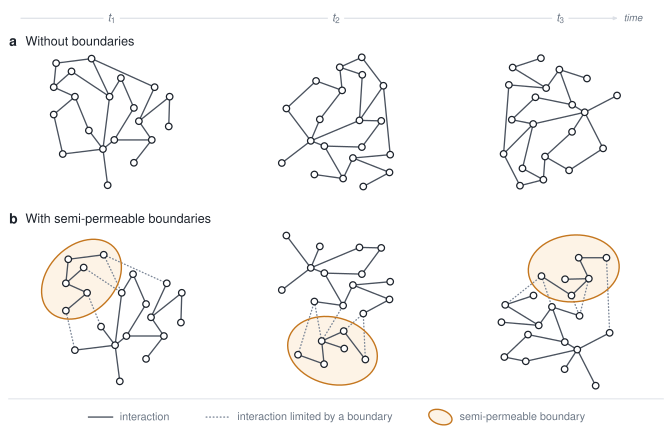

This figure's Python source:
import json, math
import matplotlib
matplotlib.use('Agg')
import matplotlib.pyplot as plt
from matplotlib.patches import Circle, Ellipse
from matplotlib.lines import Line2D

# Regenerates assets/figures/boundaries_fixation.{pdf,svg} from the node/edge
# geometry extracted out of the original Google Slides sketches
# ("sketch 1.svg", "sketch 2.svg") into panels.json / ellipses.json.
#   python3 boundaries_fixation.py
import os
SP = os.path.dirname(os.path.abspath(__file__))
plt.rcParams.update({
    'font.family': 'sans-serif',
    'font.sans-serif': ['Helvetica', 'Arial', 'DejaVu Sans'],
    'mathtext.fontset': 'custom',
    'mathtext.rm': 'Helvetica', 'mathtext.it': 'Helvetica:italic',
    'pdf.fonttype': 42, 'ps.fonttype': 42, 'svg.fonttype': 'none',
})

INK       = '#1C222B'
EDGE      = '#4A525E'
GATED     = '#7B8697'
ACCENT    = '#C4761E'
ACCENT_FL = '#FDF3E6'
MUTED     = '#6B7684'
RULE      = '#DCE0E6'

data = json.load(open(f'{SP}/panels.json'))
ells = json.load(open(f'{SP}/ellipses.json'))
for i, p in enumerate(data['b']):
    p['ell'] = ells[i]
for p in data['a']:
    p['ell'] = None

# ---------- jostling ------------------------------------------------------
# The three b-panels are the same network re-drawn after some jostling.  In the
# sketches the larger component (the parts outside the boundary) sat at 0 deg at
# t1, -60 deg at t2 and back at 0 deg at t3, so t1 and t3 read as static.  Turn
# the whole t3 panel -- nodes and boundary together -- so every step differs.
EXTRA_B_ROT = [0.0, 0.0, -110.0]      # deg, applied to row b panels as a whole

# Row b's panels are the same network re-drawn after some jostling.  Measure
# how far the *larger* component -- the parts lying outside the semi-permeable
# boundary -- has turned between b-panels, and turn row a's network by the same
# angle, so both rows depict the same underlying jostle.

def _outside(panel, el):
    """Nodes of `panel` that fall outside its boundary ellipse."""
    th = math.radians(el['angle'])
    out = []
    for x, y in panel['nodes']:
        dx, dy = x - el['cx'], y - el['cy']
        u = dx * math.cos(th) + dy * math.sin(th)
        v = -dx * math.sin(th) + dy * math.cos(th)
        if (u / el['a']) ** 2 + (v / el['b']) ** 2 > 1.0:
            out.append((x, y))
    return out

def _centre(pts):
    return (sum(p[0] for p in pts) / len(pts), sum(p[1] for p in pts) / len(pts))

def _rotate(pts, deg, about):
    t = math.radians(deg); c, s_ = math.cos(t), math.sin(t)
    ox, oy = about
    return [(ox + (x - ox) * c - (y - oy) * s_,
             oy + (x - ox) * s_ + (y - oy) * c) for x, y in pts]

def _rotation_between(src, ref, step=0.25):
    """Rigid rotation (deg) carrying point set `src` onto `ref`, centroids aligned.

    Note the direction: to turn row a by the same amount row b turned, we ask
    for the rotation carrying the t1 reference ONTO panel i, not the inverse.
    """
    sc, rc = _centre(src), _centre(ref)
    S = [(x - sc[0], y - sc[1]) for x, y in src]
    R = [(x - rc[0], y - rc[1]) for x, y in ref]
    best = (0.0, float('inf'))
    d = 0.0
    while d < 360.0:
        Sr = _rotate(S, d, (0.0, 0.0))
        cost = (sum(min(math.dist(a, b) for b in R) for a in Sr) / len(Sr)
                + sum(min(math.dist(b, a) for a in Sr) for b in R) / len(R))
        if cost < best[1]:
            best = (d, cost)
        d += step
    return best

for i, extra in enumerate(EXTRA_B_ROT):
    if not extra:
        continue
    pan = data['b'][i]
    piv = _centre(pan['nodes'])
    pan['nodes'] = _rotate(pan['nodes'], extra, piv)
    el = pan['ell']
    (el['cx'], el['cy']) = _rotate([(el['cx'], el['cy'])], extra, piv)[0]
    el['angle'] += extra

# row a inherits the rotation of row b's larger (outside-the-boundary) component
_ref = _outside(data['b'][0], data['b'][0]['ell'])
JOSTLE = []
for i in range(3):
    deg, resid = _rotation_between(_ref, _outside(data['b'][i], data['b'][i]['ell']))
    deg = (deg + 180.0) % 360.0 - 180.0          # to (-180, 180]
    JOSTLE.append(deg)
    print(f'  row b panel {i + 1}: outside component rotated {deg:+7.2f} deg '
          f'(residual {resid:.3f} src units)')

# row a is one network, re-drawn at each time under the same jostle
_base = data['a'][0]
_pivot = _centre(_base['nodes'])
data['a'] = [{'nodes': _rotate(_base['nodes'], deg, _pivot),
              'edges': _base['edges'], 'ell': None} for deg in JOSTLE]

# ---------- true extents (rotated ellipse included) ----------------------
def extent(panel):
    xs = [p[0] for p in panel['nodes']]; ys = [p[1] for p in panel['nodes']]
    el = panel['ell']
    if el:
        th = math.radians(el['angle']); a, b = el['a'], el['b']
        hx = math.hypot(a * math.cos(th), b * math.sin(th))
        hy = math.hypot(a * math.sin(th), b * math.cos(th))
        xs += [el['cx'] - hx, el['cx'] + hx]; ys += [el['cy'] - hy, el['cy'] + hy]
    return min(xs), max(xs), min(ys), max(ys)

BOX = {k: [extent(p) for p in data[k]] for k in ('a', 'b')}
BBW = max(e[1] - e[0] for k in BOX for e in BOX[k])
BBH = {k: max(e[3] - e[2] for e in BOX[k]) for k in BOX}

# ---------------- geometry (inches) --------------------------------------
FIG_W = 7.0
M_L = M_R = 0.09
GAP   = 0.19
COL_W = (FIG_W - M_L - M_R - 2 * GAP) / 3

NODE_R_SRC = 6.5                              # source-unit node radius (for margin)
PAD   = 0.05
GRAPH_SCALE = 0.75                            # draw the networks at this fraction
                                              # of the size the column allows
SCALE = min((COL_W - 2 * PAD) / (BBW + 2 * NODE_R_SRC), 0.0095) * GRAPH_SCALE
PANEL_H = {k: (BBH[k] + 2 * NODE_R_SRC) * SCALE for k in BBH}

H_TIME, H_HEAD, H_ROWGAP, H_LEG = 0.26, 0.26, 0.17, 0.38
M_T, M_B = 0.04, 0.03
FIG_H = (M_T + H_TIME + 2 * H_HEAD + PANEL_H['a'] + PANEL_H['b']
         + H_ROWGAP + H_LEG + M_B)

fig = plt.figure(figsize=(FIG_W, FIG_H))
ax = fig.add_axes([0, 0, 1, 1]); ax.set_xlim(0, FIG_W); ax.set_ylim(0, FIG_H)
ax.set_aspect('equal'); ax.axis('off')

col_x = [M_L + i * (COL_W + GAP) for i in range(3)]
y = FIG_H - M_T

# ---------------- time ruler ---------------------------------------------
ty = y - 0.15
x0 = col_x[0] + COL_W * 0.06
x1 = col_x[2] + COL_W * 0.78
ax.annotate('', xy=(x1, ty), xytext=(x0, ty),
            arrowprops=dict(arrowstyle='-|>,head_width=0.10,head_length=0.24',
                            color=RULE, lw=0.9, shrinkA=0, shrinkB=0))
for i, lab in enumerate(['$t_1$', '$t_2$', '$t_3$']):
    ax.text(col_x[i] + COL_W / 2, ty, lab, ha='center', va='center',
            fontsize=8.6, color=MUTED,
            bbox=dict(boxstyle='square,pad=0.36', fc='white', ec='none'), zorder=5)
ax.text(x1 + 0.06, ty, 'time', ha='left', va='center', fontsize=7.4,
        color=MUTED, style='italic')
y -= H_TIME

# ---------------- panels --------------------------------------------------
R_NODE = NODE_R_SRC * SCALE * 0.92

def draw_panel(panel, box, cx0, cy_top, ph):
    mnx, mxx, mny, mxy = box
    ox = cx0 + COL_W / 2 - (mnx + mxx) / 2 * SCALE
    oy = cy_top - ph / 2 + (mny + mxy) / 2 * SCALE
    T = lambda x, yy: (ox + x * SCALE, oy - yy * SCALE)

    el = panel['ell']
    if el:
        w, h = 2 * el['a'] * SCALE, 2 * el['b'] * SCALE
        c = T(el['cx'], el['cy'])
        ax.add_patch(Ellipse(c, w, h, angle=-el['angle'],
                             facecolor=ACCENT_FL, edgecolor='none', zorder=1))
        ax.add_patch(Ellipse(c, w, h, angle=-el['angle'],
                             facecolor='none', edgecolor=ACCENT, lw=1.05, zorder=4))
    ns = panel['nodes']
    for a, b, dashed in panel['edges']:
        p, q = T(*ns[a]), T(*ns[b])
        kw = dict(color=GATED, lw=1.0, ls=(0, (0.5, 1.95)), dash_capstyle='round',
                  zorder=3) if dashed else dict(color=EDGE, lw=1.0,
                                                solid_capstyle='round', zorder=2)
        ax.add_line(Line2D([p[0], q[0]], [p[1], q[1]], **kw))
    for n in ns:
        ax.add_patch(Circle(T(*n), R_NODE, facecolor='white', edgecolor=INK,
                            lw=0.95, zorder=6))

def draw_row(key, letter, title, y_top):
    ax.text(M_L + 0.005, y_top - 0.135, letter, ha='left', va='center',
            fontsize=10.5, fontweight='bold', color=INK)
    ax.text(M_L + 0.175, y_top - 0.135, title, ha='left', va='center',
            fontsize=9.5, color=INK)
    yp = y_top - H_HEAD
    for i in range(3):
        draw_panel(data[key][i], BOX[key][i], col_x[i], yp, PANEL_H[key])
    return yp - PANEL_H[key]

y = draw_row('a', 'a', 'Without boundaries', y)
y -= H_ROWGAP
y = draw_row('b', 'b', 'With semi-permeable boundaries', y)

# ---------------- legend --------------------------------------------------
ax.add_line(Line2D([M_L, FIG_W - M_R], [y - 0.10, y - 0.10], color=RULE, lw=0.7))
ly = y - 0.10 - H_LEG * 0.50

items = [('solid', 'interaction'),
         ('dotted', 'interaction limited by a boundary'),
         ('ell', 'semi-permeable boundary')]
FS, KEY_W, TXT_GAP, ITEM_GAP = 8.1, 0.25, 0.075, 0.38
rend = fig.canvas.get_renderer()
def tw(s):
    t = ax.text(0, 0, s, fontsize=FS); w = t.get_window_extent(rend).width / fig.dpi
    t.remove(); return w

total = sum(KEY_W + TXT_GAP + tw(l) for _, l in items) + ITEM_GAP * (len(items) - 1)
x = (FIG_W - total) / 2
for kind, lbl in items:
    if kind == 'solid':
        ax.add_line(Line2D([x, x + KEY_W], [ly, ly], color=EDGE, lw=1.0))
    elif kind == 'dotted':
        ax.add_line(Line2D([x, x + KEY_W], [ly, ly], color=GATED, lw=1.0,
                           ls=(0, (0.55, 2.1)), dash_capstyle='round'))
    else:
        ax.add_patch(Ellipse((x + KEY_W / 2, ly), KEY_W, KEY_W * 0.60, angle=-18,
                             facecolor=ACCENT_FL, edgecolor=ACCENT, lw=1.05))
    ax.text(x + KEY_W + TXT_GAP, ly, lbl, ha='left', va='center',
            fontsize=FS, color=MUTED)
    x += KEY_W + TXT_GAP + tw(lbl) + ITEM_GAP

out = os.path.join(SP, 'boundaries_fixation')
fig.savefig(out + '.pdf')
fig.savefig(out + '.svg')
print('fig', FIG_W, round(FIG_H, 3), 'scale', round(SCALE, 5), 'panel_h', PANEL_H)
